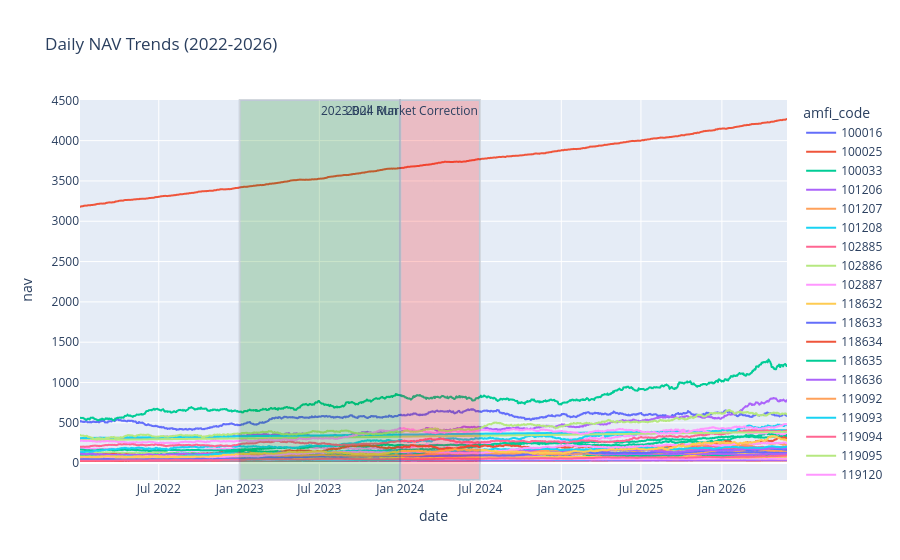

Notebook code cell kept with this figure:
### Code cell
nav['date'] = pd.to_datetime(nav['date'])
fig = px.line(nav, x='date', y='nav', color='amfi_code', title='Daily NAV Trends (2022-2026)')
fig.add_vrect(x0='2023-01-01', x1='2023-12-31', fillcolor='green', opacity=0.2, annotation_text='2023 Bull Run')
fig.add_vrect(x0='2024-01-01', x1='2024-06-30', fillcolor='red', opacity=0.2, annotation_text='2024 Market Correction')
fig.write_image("../reports/nav_trend.png")
fig.show()

### Figure 1 — Plotly figure (JSON) as saved in the notebook; plotly's stock layout.template omitted (floating-point values rounded to 4 significant figures; data arrays with more than 128 entries replaced by an {"elided": "..."} marker saying what was removed)
{"data": [{"hovertemplate": "amfi_code=100016<br>date=%{x}<br>nav=%{y}<extra></extra>", "legendgroup": "100016", "line": {"color": "#636efa", "dash": "solid"}, "marker": {"symbol": "circle"}, "mode": "lines", "name": "100016", "showlegend": true, "type": "scattergl", "x": {"elided": "1150 str values"}, "xaxis": "x", "y": {"elided": "1150 float values"}, "yaxis": "y"}, {"hovertemplate": "amfi_code=100025<br>date=%{x}<br>nav=%{y}<extra></extra>", "legendgroup": "100025", "line": {"color": "#EF553B", "dash": "solid"}, "marker": {"symbol": "circle"}, "mode": "lines", "name": "100025", "showlegend": true, "type": "scattergl", "x": {"elided": "1150 str values"}, "xaxis": "x", "y": {"elided": "1150 float values"}, "yaxis": "y"}, {"hovertemplate": "amfi_code=100033<br>date=%{x}<br>nav=%{y}<extra></extra>", "legendgroup": "100033", "line": {"color": "#00cc96", "dash": "solid"}, "marker": {"symbol": "circle"}, "mode": "lines", "name": "100033", "showlegend": true, "type": "scattergl", "x": {"elided": "1150 str values"}, "xaxis": "x", "y": {"elided": "1150 float values"}, "yaxis": "y"}, {"hovertemplate": "amfi_code=101206<br>date=%{x}<br>nav=%{y}<extra></extra>", "legendgroup": "101206", "line": {"color": "#ab63fa", "dash": "solid"}, "marker": {"symbol": "circle"}, "mode": "lines", "name": "101206", "showlegend": true, "type": "scattergl", "x": {"elided": "1150 str values"}, "xaxis": "x", "y": {"elided": "1150 float values"}, "yaxis": "y"}, {"hovertemplate": "amfi_code=101207<br>date=%{x}<br>nav=%{y}<extra></extra>", "legendgroup": "101207", "line": {"color": "#FFA15A", "dash": "solid"}, "marker": {"symbol": "circle"}, "mode": "lines", "name": "101207", "showlegend": true, "type": "scattergl", "x": {"elided": "1150 str values"}, "xaxis": "x", "y": {"elided": "1150 float values"}, "yaxis": "y"}, {"hovertemplate": "amfi_code=101208<br>date=%{x}<br>nav=%{y}<extra></extra>", "legendgroup": "101208", "line": {"color": "#19d3f3", "dash": "solid"}, "marker": {"symbol": "circle"}, "mode": "lines", "name": "101208", "showlegend": true, "type": "scattergl", "x": {"elided": "1150 str values"}, "xaxis": "x", "y": {"elided": "1150 float values"}, "yaxis": "y"}, {"hovertemplate": "amfi_code=102885<br>date=%{x}<br>nav=%{y}<extra></extra>", "legendgroup": "102885", "line": {"color": "#FF6692", "dash": "solid"}, "marker": {"symbol": "circle"}, "mode": "lines", "name": "102885", "showlegend": true, "type": "scattergl", "x": {"elided": "1150 str values"}, "xaxis": "x", "y": {"elided": "1150 float values"}, "yaxis": "y"}, {"hovertemplate": "amfi_code=102886<br>date=%{x}<br>nav=%{y}<extra></extra>", "legendgroup": "102886", "line": {"color": "#B6E880", "dash": "solid"}, "marker": {"symbol": "circle"}, "mode": "lines", "name": "102886", "showlegend": true, "type": "scattergl", "x": {"elided": "1150 str values"}, "xaxis": "x", "y": {"elided": "1150 float values"}, "yaxis": "y"}, {"hovertemplate": "amfi_code=102887<br>date=%{x}<br>nav=%{y}<extra></extra>", "legendgroup": "102887", "line": {"color": "#FF97FF", "dash": "solid"}, "marker": {"symbol": "circle"}, "mode": "lines", "name": "102887", "showlegend": true, "type": "scattergl", "x": {"elided": "1150 str values"}, "xaxis": "x", "y": {"elided": "1150 float values"}, "yaxis": "y"}, {"hovertemplate": "amfi_code=118632<br>date=%{x}<br>nav=%{y}<extra></extra>", "legendgroup": "118632", "line": {"color": "#FECB52", "dash": "solid"}, "marker": {"symbol": "circle"}, "mode": "lines", "name": "118632", "showlegend": true, "type": "scattergl", "x": {"elided": "1150 str values"}, "xaxis": "x", "y": {"elided": "1150 float values"}, "yaxis": "y"}, {"hovertemplate": "amfi_code=118633<br>date=%{x}<br>nav=%{y}<extra></extra>", "legendgroup": "118633", "line": {"color": "#636efa", "dash": "solid"}, "marker": {"symbol": "circle"}, "mode": "lines", "name": "118633", "showlegend": true, "type": "scattergl", "x": {"elided": "1150 str values"}, "xaxis": "x", "y": {"elided": "1150 float values"}, "yaxis": "y"}, {"hovertemplate": "amfi_code=118634<br>date=%{x}<br>nav=%{y}<extra></extra>", "legendgroup": "118634", "line": {"color": "#EF553B", "dash": "solid"}, "marker": {"symbol": "circle"}, "mode": "lines", "name": "118634", "showlegend": true, "type": "scattergl", "x": {"elided": "1150 str values"}, "xaxis": "x", "y": {"elided": "1150 float values"}, "yaxis": "y"}, {"hovertemplate": "amfi_code=118635<br>date=%{x}<br>nav=%{y}<extra></extra>", "legendgroup": "118635", "line": {"color": "#00cc96", "dash": "solid"}, "marker": {"symbol": "circle"}, "mode": "lines", "name": "118635", "showlegend": true, "type": "scattergl", "x": {"elided": "1150 str values"}, "xaxis": "x", "y": {"elided": "1150 float values"}, "yaxis": "y"}, {"hovertemplate": "amfi_code=118636<br>date=%{x}<br>nav=%{y}<extra></extra>", "legendgroup": "118636", "line": {"color": "#ab63fa", "dash": "solid"}, "marker": {"symbol": "circle"}, "mode": "lines", "name": "118636", "showlegend": true, "type": "scattergl", "x": {"elided": "1150 str values"}, "xaxis": "x", "y": {"elided": "1150 float values"}, "yaxis": "y"}, {"hovertemplate": "amfi_code=119092<br>date=%{x}<br>nav=%{y}<extra></extra>", "legendgroup": "119092", "line": {"color": "#FFA15A", "dash": "solid"}, "marker": {"symbol": "circle"}, "mode": "lines", "name": "119092", "showlegend": true, "type": "scattergl", "x": {"elided": "1150 str values"}, "xaxis": "x", "y": {"elided": "1150 float values"}, "yaxis": "y"}, {"hovertemplate": "amfi_code=119093<br>date=%{x}<br>nav=%{y}<extra></extra>", "legendgroup": "119093", "line": {"color": "#19d3f3", "dash": "solid"}, "marker": {"symbol": "circle"}, "mode": "lines", "name": "119093", "showlegend": true, "type": "scattergl", "x": {"elided": "1150 str values"}, "xaxis": "x", "y": {"elided": "1150 float values"}, "yaxis": "y"}, {"hovertemplate": "amfi_code=119094<br>date=%{x}<br>nav=%{y}<extra></extra>", "legendgroup": "119094", "line": {"color": "#FF6692", "dash": "solid"}, "marker": {"symbol": "circle"}, "mode": "lines", "name": "119094", "showlegend": true, "type": "scattergl", "x": {"elided": "1150 str values"}, "xaxis": "x", "y": {"elided": "1150 float values"}, "yaxis": "y"}, {"hovertemplate": "amfi_code=119095<br>date=%{x}<br>nav=%{y}<extra></extra>", "legendgroup": "119095", "line": {"color": "#B6E880", "dash": "solid"}, "marker": {"symbol": "circle"}, "mode": "lines", "name": "119095", "showlegend": true, "type": "scattergl", "x": {"elided": "1150 str values"}, "xaxis": "x", "y": {"elided": "1150 float values"}, "yaxis": "y"}, {"hovertemplate": "amfi_code=119120<br>date=%{x}<br>nav=%{y}<extra></extra>", "legendgroup": "119120", "line": {"color": "#FF97FF", "dash": "solid"}, "marker": {"symbol": "circle"}, "mode": "lines", "name": "119120", "showlegend": true, "type": "scattergl", "x": {"elided": "1150 str values"}, "xaxis": "x", "y": {"elided": "1150 float values"}, "yaxis": "y"}, {"hovertemplate": "amfi_code=119551<br>date=%{x}<br>nav=%{y}<extra></extra>", "legendgroup": "119551", "line": {"color": "#FECB52", "dash": "solid"}, "marker": {"symbol": "circle"}, "mode": "lines", "name": "119551", "showlegend": true, "type": "scattergl", "x": {"elided": "1150 str values"}, "xaxis": "x", "y": {"elided": "1150 float values"}, "yaxis": "y"}, {"hovertemplate": "amfi_code=119552<br>date=%{x}<br>nav=%{y}<extra></extra>", "legendgroup": "119552", "line": {"color": "#636efa", "dash": "solid"}, "marker": {"symbol": "circle"}, "mode": "lines", "name": "119552", "showlegend": true, "type": "scattergl", "x": {"elided": "1150 str values"}, "xaxis": "x", "y": {"elided": "1150 float values"}, "yaxis": "y"}, {"hovertemplate": "amfi_code=119598<br>date=%{x}<br>nav=%{y}<extra></extra>", "legendgroup": "119598", "line": {"color": "#EF553B", "dash": "solid"}, "marker": {"symbol": "circle"}, "mode": "lines", "name": "119598", "showlegend": true, "type": "scattergl", "x": {"elided": "1150 str values"}, "xaxis": "x", "y": {"elided": "1150 float values"}, "yaxis": "y"}, {"hovertemplate": "amfi_code=119599<br>date=%{x}<br>nav=%{y}<extra></extra>", "legendgroup": "119599", "line": {"color": "#00cc96", "dash": "solid"}, "marker": {"symbol": "circle"}, "mode": "lines", "name": "119599", "showlegend": true, "type": "scattergl", "x": {"elided": "1150 str values"}, "xaxis": "x", "y": {"elided": "1150 float values"}, "yaxis": "y"}, {"hovertemplate": "amfi_code=120503<br>date=%{x}<br>nav=%{y}<extra></extra>", "legendgroup": "120503", "line": {"color": "#ab63fa", "dash": "solid"}, "marker": {"symbol": "circle"}, "mode": "lines", "name": "120503", "showlegend": true, "type": "scattergl", "x": {"elided": "1150 str values"}, "xaxis": "x", "y": {"elided": "1150 float values"}, "yaxis": "y"}, {"hovertemplate": "amfi_code=120504<br>date=%{x}<br>nav=%{y}<extra></extra>", "legendgroup": "120504", "line": {"color": "#FFA15A", "dash": "solid"}, "marker": {"symbol": "circle"}, "mode": "lines", "name": "120504", "showlegend": true, "type": "scattergl", "x": {"elided": "1150 str values"}, "xaxis": "x", "y": {"elided": "1150 float values"}, "yaxis": "y"}, {"hovertemplate": "amfi_code=120505<br>date=%{x}<br>nav=%{y}<extra></extra>", "legendgroup": "120505", "line": {"color": "#19d3f3", "dash": "solid"}, "marker": {"symbol": "circle"}, "mode": "lines", "name": "120505", "showlegend": true, "type": "scattergl", "x": {"elided": "1150 str values"}, "xaxis": "x", "y": {"elided": "1150 float values"}, "yaxis": "y"}, {"hovertemplate": "amfi_code=120506<br>date=%{x}<br>nav=%{y}<extra></extra>", "legendgroup": "120506", "line": {"color": "#FF6692", "dash": "solid"}, "marker": {"symbol": "circle"}, "mode": "lines", "name": "120506", "showlegend": true, "type": "scattergl", "x": {"elided": "1150 str values"}, "xaxis": "x", "y": {"elided": "1150 float values"}, "yaxis": "y"}, {"hovertemplate": "amfi_code=120507<br>date=%{x}<br>nav=%{y}<extra></extra>", "legendgroup": "120507", "line": {"color": "#B6E880", "dash": "solid"}, "marker": {"symbol": "circle"}, "mode": "lines", "name": "120507", "showlegend": true, "type": "scattergl", "x": {"elided": "1150 str values"}, "xaxis": "x", "y": {"elided": "1150 float values"}, "yaxis": "y"}, {"hovertemplate": "amfi_code=120841<br>date=%{x}<br>nav=%{y}<extra></extra>", "legendgroup": "120841", "line": {"color": "#FF97FF", "dash": "solid"}, "marker": {"symbol": "circle"}, "mode": "lines", "name": "120841", "showlegend": true, "type": "scattergl", "x": {"elided": "1150 str values"}, "xaxis": "x", "y": {"elided": "1150 float values"}, "yaxis": "y"}, {"hovertemplate": "amfi_code=120842<br>date=%{x}<br>nav=%{y}<extra></extra>", "legendgroup": "120842", "line": {"color": "#FECB52", "dash": "solid"}, "marker": {"symbol": "circle"}, "mode": "lines", "name": "120842", "showlegend": true, "type": "scattergl", "x": {"elided": "1150 str values"}, "xaxis": "x", "y": {"elided": "1150 float values"}, "yaxis": "y"}, {"hovertemplate": "amfi_code=120843<br>date=%{x}<br>nav=%{y}<extra></extra>", "legendgroup": "120843", "line": {"color": "#636efa", "dash": "solid"}, "marker": {"symbol": "circle"}, "mode": "lines", "name": "120843", "showlegend": true, "type": "scattergl", "x": {"elided": "1150 str values"}, "xaxis": "x", "y": {"elided": "1150 float values"}, "yaxis": "y"}, {"hovertemplate": "amfi_code=120844<br>date=%{x}<br>nav=%{y}<extra></extra>", "legendgroup": "120844", "line": {"color": "#EF553B", "dash": "solid"}, "marker": {"symbol": "circle"}, "mode": "lines", "name": "120844", "showlegend": true, "type": "scattergl", "x": {"elided": "1150 str values"}, "xaxis": "x", "y": {"elided": "1150 float values"}, "yaxis": "y"}, {"hovertemplate": "amfi_code=125497<br>date=%{x}<br>nav=%{y}<extra></extra>", "legendgroup": "125497", "line": {"color": "#00cc96", "dash": "solid"}, "marker": {"symbol": "circle"}, "mode": "lines", "name": "125497", "showlegend": true, "type": "scattergl", "x": {"elided": "1150 str values"}, "xaxis": "x", "y": {"elided": "1150 float values"}, "yaxis": "y"}, {"hovertemplate": "amfi_code=125498<br>date=%{x}<br>nav=%{y}<extra></extra>", "legendgroup": "125498", "line": {"color": "#ab63fa", "dash": "solid"}, "marker": {"symbol": "circle"}, "mode": "lines", "name": "125498", "showlegend": true, "type": "scattergl", "x": {"elided": "1150 str values"}, "xaxis": "x", "y": {"elided": "1150 float values"}, "yaxis": "y"}, {"hovertemplate": "amfi_code=148567<br>date=%{x}<br>nav=%{y}<extra></extra>", "legendgroup": "148567", "line": {"color": "#FFA15A", "dash": "solid"}, "marker": {"symbol": "circle"}, "mode": "lines", "name": "148567", "showlegend": true, "type": "scattergl", "x": {"elided": "1150 str values"}, "xaxis": "x", "y": {"elided": "1150 float values"}, "yaxis": "y"}, {"hovertemplate": "amfi_code=148568<br>date=%{x}<br>nav=%{y}<extra></extra>", "legendgroup": "148568", "line": {"color": "#19d3f3", "dash": "solid"}, "marker": {"symbol": "circle"}, "mode": "lines", "name": "148568", "showlegend": true, "type": "scattergl", "x": {"elided": "1150 str values"}, "xaxis": "x", "y": {"elided": "1150 float values"}, "yaxis": "y"}, {"hovertemplate": "amfi_code=148569<br>date=%{x}<br>nav=%{y}<extra></extra>", "legendgroup": "148569", "line": {"color": "#FF6692", "dash": "solid"}, "marker": {"symbol": "circle"}, "mode": "lines", "name": "148569", "showlegend": true, "type": "scattergl", "x": {"elided": "1150 str values"}, "xaxis": "x", "y": {"elided": "1150 float values"}, "yaxis": "y"}, {"hovertemplate": "amfi_code=149322<br>date=%{x}<br>nav=%{y}<extra></extra>", "legendgroup": "149322", "line": {"color": "#B6E880", "dash": "solid"}, "marker": {"symbol": "circle"}, "mode": "lines", "name": "149322", "showlegend": true, "type": "scattergl", "x": {"elided": "1150 str values"}, "xaxis": "x", "y": {"elided": "1150 float values"}, "yaxis": "y"}, {"hovertemplate": "amfi_code=149323<br>date=%{x}<br>nav=%{y}<extra></extra>", "legendgroup": "149323", "line": {"color": "#FF97FF", "dash": "solid"}, "marker": {"symbol": "circle"}, "mode": "lines", "name": "149323", "showlegend": true, "type": "scattergl", "x": {"elided": "1150 str values"}, "xaxis": "x", "y": {"elided": "1150 float values"}, "yaxis": "y"}, {"hovertemplate": "amfi_code=149324<br>date=%{x}<br>nav=%{y}<extra></extra>", "legendgroup": "149324", "line": {"color": "#FECB52", "dash": "solid"}, "marker": {"symbol": "circle"}, "mode": "lines", "name": "149324", "showlegend": true, "type": "scattergl", "x": {"elided": "1150 str values"}, "xaxis": "x", "y": {"elided": "1150 float values"}, "yaxis": "y"}], "layout": {"annotations": [{"showarrow": false, "text": "2023 Bull Run", "x": "2023-12-31", "xanchor": "right", "xref": "x", "y": 1, "yanchor": "top", "yref": "y domain"}, {"showarrow": false, "text": "2024 Market Correction", "x": "2024-06-30", "xanchor": "right", "xref": "x", "y": 1, "yanchor": "top", "yref": "y domain"}], "legend": {"title": {"text": "amfi_code"}, "tracegroupgap": 0}, "shapes": [{"fillcolor": "green", "opacity": 0.2, "type": "rect", "x0": "2023-01-01", "x1": "2023-12-31", "xref": "x", "y0": 0, "y1": 1, "yref": "y domain"}, {"fillcolor": "red", "opacity": 0.2, "type": "rect", "x0": "2024-01-01", "x1": "2024-06-30", "xref": "x", "y0": 0, "y1": 1, "yref": "y domain"}], "title": {"text": "Daily NAV Trends (2022-2026)"}, "xaxis": {"anchor": "y", "domain": [0, 1], "title": {"text": "date"}}, "yaxis": {"anchor": "x", "domain": [0, 1], "title": {"text": "nav"}}}}
